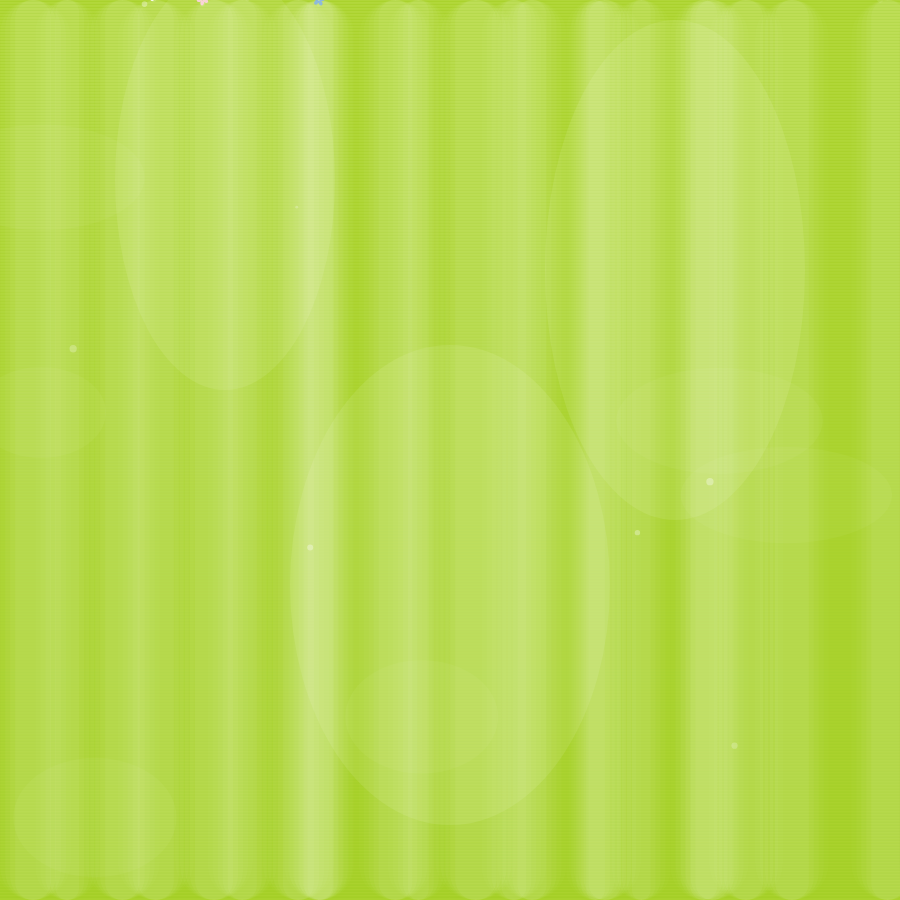
Frame 1 (no input)
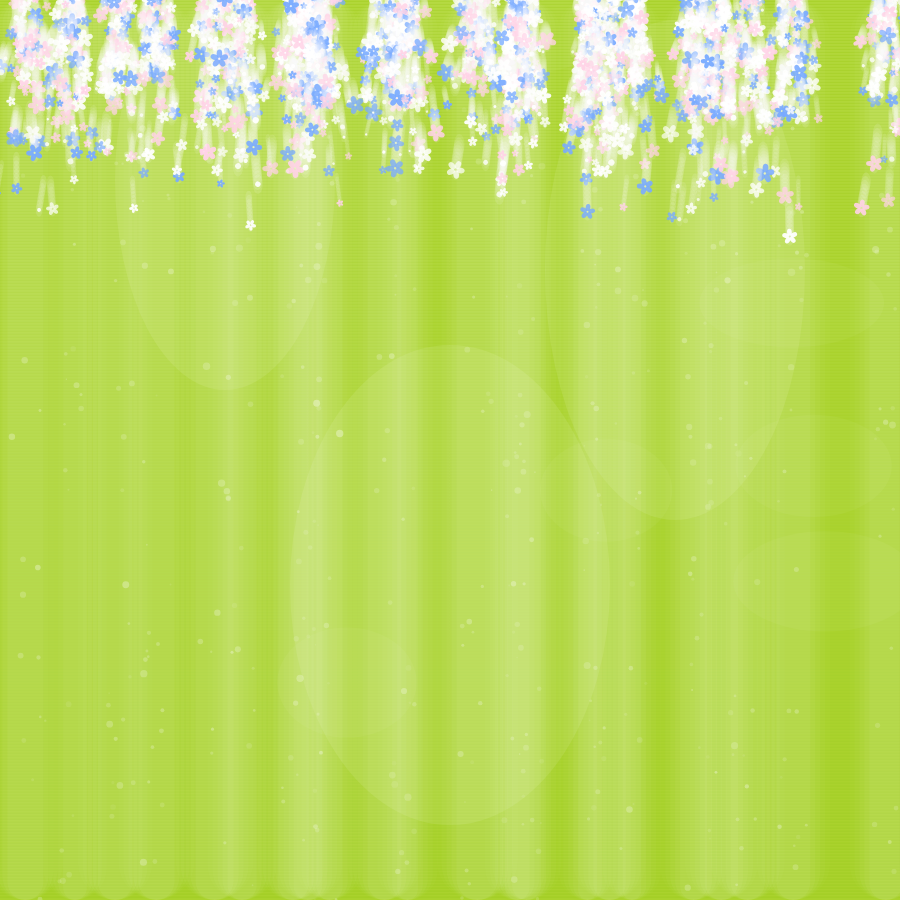
Frame 60 (no input)
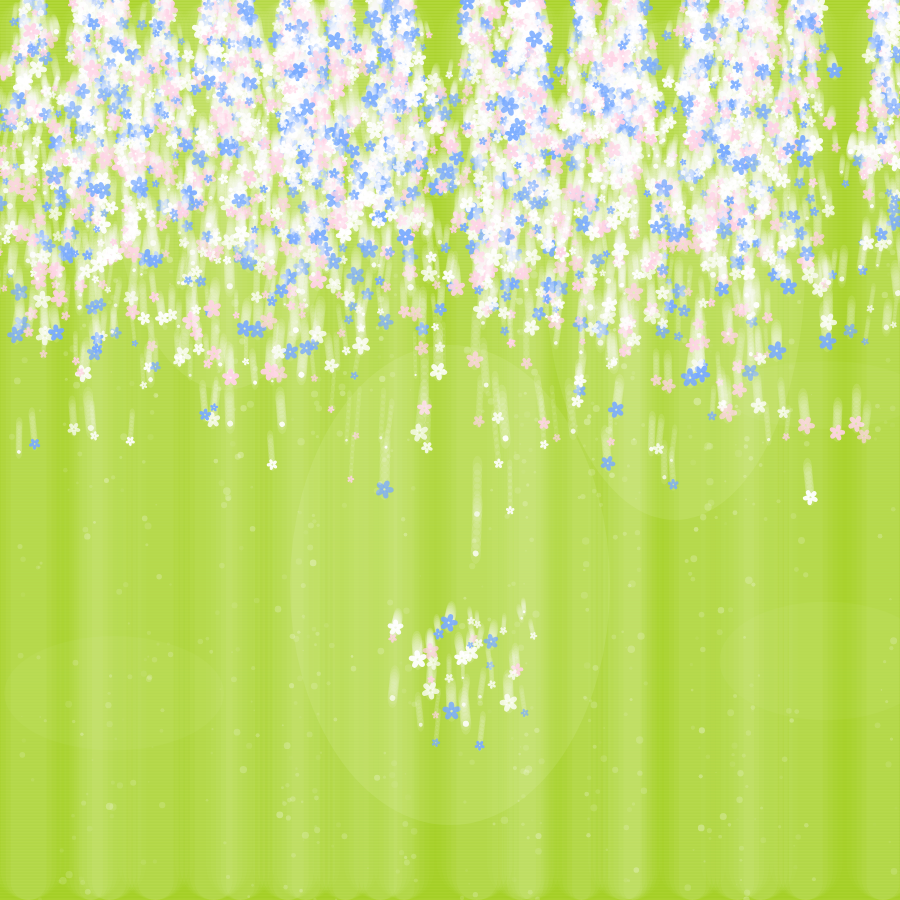
Frame 120 (the mouse pressed at the canvas centre since frame 60)

The p5.js sketch that drew these frames (run headless with seeded random() and noise() and a simulated clock; from frame 60 on, the mouse is pressed at the canvas centre):

// p5.js sketch
// ── sketch.js
let streams = [];
let petals = [];
let sparkles = [];

function setup() {
  createCanvas(900, 900);
  angleMode(DEGREES);
  noStroke();

  for (let i = 0; i < 22; i++) {
    let x = map(i, 0, 21, 40, width - 40) + random(-15, 15);
    streams.push(new FlowerStream(x));
  }
}

function draw() {
  drawBackgroundGlow();

  for (let s of streams) {
    s.update();
    s.displayGlow();
    s.spawn();
  }

  for (let i = petals.length - 1; i >= 0; i--) {
    petals[i].update();
    petals[i].display();
    if (petals[i].offscreen()) {
      petals.splice(i, 1);
    }
  }

  for (let i = sparkles.length - 1; i >= 0; i--) {
    sparkles[i].update();
    sparkles[i].display();
    if (sparkles[i].dead()) {
      sparkles.splice(i, 1);
    }
  }

  addSoftMist();
}

function drawBackgroundGlow() {
  background(170, 210, 45);

  for (let y = 0; y < height; y += 3) {
    let t = map(y, 0, height, 0, 1);
    let c = lerpColor(color(185, 220, 70), color(160, 205, 35), t);
    stroke(c);
    line(0, y, width, y);
  }
  noStroke();

  fill(255, 255, 255, 22);
  ellipse(width * 0.25, height * 0.2, 220, 420);
  ellipse(width * 0.75, height * 0.3, 260, 500);
  ellipse(width * 0.5, height * 0.65, 320, 480);
}

function addSoftMist() {
  fill(255, 255, 255, 10);
  for (let i = 0; i < 6; i++) {
    ellipse(random(width), random(height), random(120, 220), random(60, 120));
  }
}

class FlowerStream {
  constructor(x) {
    this.baseX = x;
    this.offset = random(1000);
    this.w = random(18, 42);
    this.brightness = random(45, 90);
  }

  update() {
    this.currentX =
      this.baseX +
      sin(frameCount * 0.6 + this.offset) * 18 +
      map(mouseX, 0, width, -20, 20) * 0.25;
  }

  displayGlow() {
    for (let i = 0; i < 5; i++) {
      fill(255, 255, 255, 12 - i * 2);
      rect(this.currentX - this.w / 2 - i * 5, 0, this.w + i * 10, height, 40);
    }
  }

  spawn() {
    let count = random() < 0.65 ? 1 : 2;

    for (let i = 0; i < count; i++) {
      petals.push(
        new FlowerParticle(
          this.currentX + random(-this.w * 0.35, this.w * 0.35),
          random(-40, 0)
        )
      );
    }

    if (random() < 0.35) {
      sparkles.push(
        new Sparkle(
          this.currentX + random(-this.w * 0.4, this.w * 0.4),
          random(height)
        )
      );
    }
  }
}

class FlowerParticle {
  constructor(x, y) {
    this.x = x;
    this.y = y;

    this.size = random(5, 14);
    this.speedY = random(1.4, 3.6);
    this.speedX = random(-0.3, 0.3);

    this.swingOffset = random(360);
    this.swingAmount = random(4, 14);

    this.rot = random(360);
    this.rotSpeed = random(-1.2, 1.2);

    this.alpha = random(170, 240);

    this.type = random(["white", "pink", "blue", "dot"]);
    this.trail = [];

    this.depth = random(0.7, 1.3);
  }

  update() {
    let wind = sin(frameCount * 1.2 + this.swingOffset) * 0.25;
    let mouseWind = map(mouseX, 0, width, -0.35, 0.35);

    this.speedX += wind * 0.03 + mouseWind * 0.01;
    this.speedX *= 0.98;

    this.x += this.speedX + sin(frameCount * 1.5 + this.swingOffset) * 0.25 * this.depth;
    this.y += this.speedY * this.depth;
    this.rot += this.rotSpeed;

    if (mouseIsPressed) {
      let d = dist(mouseX, mouseY, this.x, this.y);
      if (d < 140) {
        this.y += 2.4;
        this.x += map(this.x - mouseX, -140, 140, -0.8, 0.8);
      }
    }

    this.trail.push({ x: this.x, y: this.y, a: this.alpha * 0.14 });
    if (this.trail.length > 8) {
      this.trail.shift();
    }
  }

  display() {
    for (let t of this.trail) {
      fill(255, 255, 255, t.a);
      ellipse(t.x, t.y, this.size * 0.8, this.size * 1.6);
    }

    push();
    translate(this.x, this.y);
    rotate(this.rot);

    if (this.type === "dot") {
      fill(255, 255, 255, this.alpha);
      ellipse(0, 0, this.size * 0.45);
    } else {
      let c = this.getColor();
      fill(red(c), green(c), blue(c), this.alpha);
      drawFlower(0, 0, this.size);

      fill(255, 255, 255, 70);
      ellipse(0, 0, this.size * 0.18);
    }

    pop();
  }

  getColor() {
    if (this.type === "white") return color(255, 255, 255);
    if (this.type === "pink") return color(255, 210, 230);
    return color(120, 170, 255);
  }

  offscreen() {
    return this.y > height + 40;
  }
}

class Sparkle {
  constructor(x, y) {
    this.x = x;
    this.y = y;
    this.r = random(2, 7);
    this.alpha = random(35, 80);
    this.pulse = random(360);
  }

  update() {
    this.pulse += 3;
    this.alpha *= 0.992;
  }

  display() {
    fill(255, 255, 255, this.alpha + sin(this.pulse) * 12);
    ellipse(this.x, this.y, this.r + sin(this.pulse) * 0.8);
  }

  dead() {
    return this.alpha < 3;
  }
}

function drawFlower(x, y, s) {
  push();
  translate(x, y);

  let petals = 5;
  for (let i = 0; i < petals; i++) {
    push();
    rotate(i * (360 / petals));
    ellipse(0, -s * 0.38, s * 0.42, s * 0.62);
    pop();
  }

  pop();
}

function mousePressed() {
  for (let i = 0; i < 40; i++) {
    petals.push(
      new FlowerParticle(
        mouseX + random(-60, 60),
        mouseY + random(-20, 20)
      )
    );
  }
}

function keyPressed() {
  if (key === 'r' || key === 'R') {
    petals = [];
    sparkles = [];
  }
}
